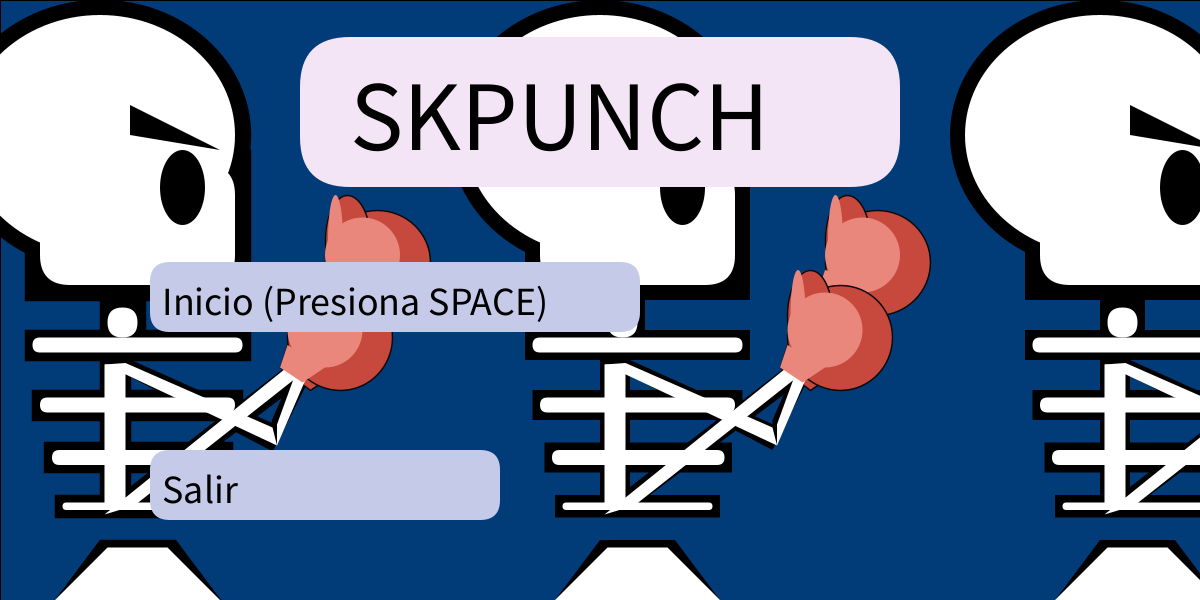
Frame 1 (no input)
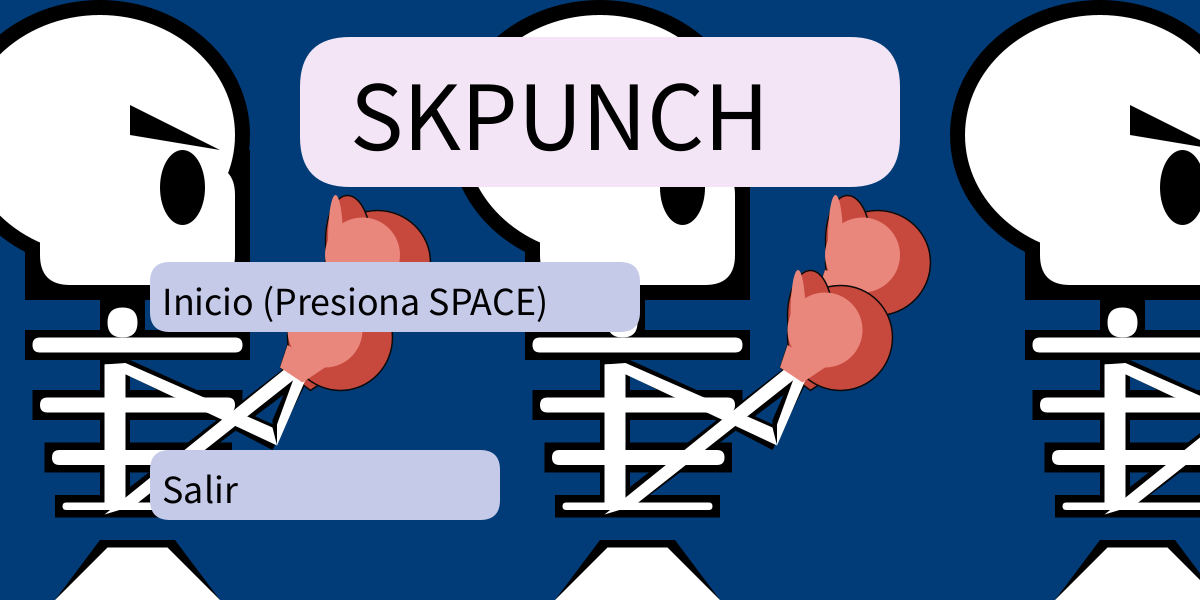
Frame 60 (the mouse pressed at the canvas centre just before this capture)
Frame 120 (the mouse held since frame 60 and released just before this capture): identical to frame 60, image omitted

The Processing sketch that drew these frames (run headless with seeded random() and noise(); from frame 60 on, the mouse is pressed at the canvas centre):

// Processing sketch: videojuego
// ── videojuego.pde
int Muerte = 0;
int Salir = 0;
int Turno = 0;
float Personaje = 0;
float Personaje1 = 0;
float Personaje2 = 0;
float RPersonaje=187, GPersonaje=222,BPersonaje=251;
float RPersonajeD, GPersonajeD, BPersonajeD;
float Vida=400;
float Vida2=400;
float Ganador;
float especial = random(30, 50);


//inicio...........................................................
Larry uno;
Larry dos;
Larry tres;
PantallaInicio inicio;
Titulo tituloInicio;
MenuEntrar Iniciar;
MenuSalir salir;
Instrucciones menu;

//eleccion............................................................
PantallaEleccion eleccion;
SeleccionPersonaje Chu;
TituloChu Elige;
TituloNombre larry;
TituloNombre Tom;
TituloNombre Lizy;
TituloNombre Eva;
TituloNombre Jack;


//pelea ....................................................
PantallaPelea pelea;
BarraDeVida Barrauno;
BarraDeVidaDos Barrados;
LogoVS logo;
TurnoJugador Turno1;
TurnoJugador Turno2;
Larry Jugador1;
Larry Jugador2;
AtaqueNormal Ataque;





//final................................................
PantallaFinal F;
Ganador tu;





void setup(){
  size(1200,600);
  
  //pantalla inicio----------------------
  inicio = new PantallaInicio();
  uno = new Larry(1.5, -50, 0,0);
  dos = new Larry(1.5, 450, 0,0);
  tres = new Larry(1.5,950, 0,0);
  tituloInicio = new Titulo();
  Iniciar = new MenuEntrar();
  salir = new MenuSalir();
  menu = new Instrucciones();
  
  //pantalla eleccion-----------------------
  eleccion = new PantallaEleccion();
  Chu = new SeleccionPersonaje();
  Elige = new TituloChu();
  larry = new TituloNombre("Larry",width/16,height/2, 0, 150, 136);
  Tom = new TituloNombre("Tom",(width*3)/8, height/2, 179, 136, 255);
  Lizy = new TituloNombre("Lizy",(width*11)/16, height/2, 248, 187, 208);
  Eva = new TituloNombre("Eva", width/8, (height*7)/8,139, 195, 74);
  Jack = new TituloNombre("Jack", (width*5)/8, (height*7)/8,253, 216, 53);
  
  
  //Pantalla pelea--------------
  pelea = new PantallaPelea();
  Barrauno = new BarraDeVida();
  Barrados = new BarraDeVidaDos();
  logo = new LogoVS();
  Turno1 = new TurnoJugador(0,0,0);
  Turno2 = new TurnoJugador(width/2,0,1);
  Jugador1 = new Larry(1,width/10,height/4,0);
  Jugador2 = new Larry(1,(width*6)/10,height/4,PI);
  Barrauno= new BarraDeVida ();
  Barrados = new BarraDeVidaDos();
  Ataque = new AtaqueNormal ();
  //Pantalla Final------------
  F = new PantallaFinal();
  tu = new Ganador();
  


}


void draw (){
  
  switch(Muerte){
  case (0):
  {
    //Inicio
  inicio.display();
  uno.display();
  dos.display();
  tres.display();
  tituloInicio.display();
  Iniciar.display();
  Iniciar.mover();
  salir.display();
  salir.mover();
  salir.keyPressed();
  
  }
  break;
  case(1):
  inicio.display();
  menu.display ();
  menu.mover();
    break;
  case(2):
  {
  //seleccion personaje
  eleccion.display();
  Elige.display();
  Chu.keyPressed();
  Chu.display();
  larry.display();
  Tom.display();
  Lizy.display();
  Eva.display();
  Jack.display();
  }
  break;
  case(3):
  {
  //Modo Pelea
  pelea.display();
  Turno1.display();
  Turno2.display();
  logo.display();
   Ataque.display();
  Ataque.mover();
  Jugador1.display();
  Jugador2.display();
  Barrauno.display();
  Barrauno.keyPressed();
  Barrados.display();
  Barrados.keyPressed();
  Turno1.turnos();
  } 
  break;
  
  
  case(4):
  {
  F.display();
  tu.display();
  tu.mover();
  tu.salir();
  }
break;
  }
}

// ── Final.pde
class Ganador{
float tama;
float x, y, x2, y2;
float r,g,b;
float dx;
float a=0;

Ganador(){
 tama = 400;
 x = width/2+50;
 y = height/2;
 x2 =width/2+50;
 y2= height/4;
 r =205;
 g =164;
 b =52;
}
larryF lar;
TomF to;
LizyF liz;
EvaF ev;
JackF jajack;


void display(){ 
 lar = new larryF(1.5,-10,-20,0);
 to = new TomF(1.5,-30,-20,0);
 liz = new LizyF(1.5,-30,-20,0);
 ev = new EvaF(1.5,-30,-20,0);
 jajack = new JackF(1.5,-30,-20,0);
  fill(r,g,b);
  ellipseMode(CORNER);
 ellipse(-300,-100,tama*2, tama*2); 
  fill(0,0,0);
  textSize(80);
 text("Eres el Ganador",(width*2)/4,555);
 fill(r,g,b);
 textSize(80);
 text("Eres el Ganador",(width*2)/4,550);

 if(Ganador == 1){
   fill(0,0,0);
   textSize(100);
  text("Larry",(width*2)/4,height/6-5);
   fill(r,g,b);
   textSize(100);
  text("Larry",(width*2)/4,height/6); 
   lar.display();
 }
  if(Ganador == 2){
   fill(0,0,0);
   textSize(100);
  text("Tom",(width*2)/4,height/6-5); 
  fill(r, g, b);
   textSize(100);
  text("Tom",(width*2)/4,height/6); 
   to.display();
 }
 if(Ganador == 3){
   fill(0,0,0);
   textSize(100);
  text("Lizy",(width*2)/4,height/6-5); 
   fill(r,g,b);
   textSize(100);
  text("Lizy",(width*2)/4,height/6); 
   liz.display();
 }
  if(Ganador == 4){
    fill(0,0,0);
    textSize(100);
    text("Eva",(width*2)/4,height/6-5); 
    fill(r,g,b);
   textSize(100);
  text("Eva",(width*2)/4,height/6); 
   ev.display();
 }
  if(Ganador == 5){
    fill(0,0,0);
    textSize(100);
    text("Jack",(width*2)/4,height/6-5); 
    fill(r,g,b);
   textSize(100);
  text("Jack",(width*2)/4,height/6); 
   jajack.display();
 }
  fill(r , g, b);
  rect(x, y, tama*7, tama, 20, 20, 20, 20);
  fill(0);
  textSize(40);
  text("Inicio (Presiona o)", x+(tama/6),y+((tama*3)/4));
  
  
  fill(r , g, b);
  rect(x2, y2, tama*5, tama, 20, 20, 20, 20);
  fill(0);
  textSize(40);
  text("Salir", x2+(tama/6),y2+((tama*3)/4));
}
 
 void mover(){
  if((mouseX>=x)&&(mouseX<=x+(tama*5))&&(mouseY>=y)&&(mouseY<=y+(tama)))
  {
  tama = 75;   
  }
  else{
  tama = 70; 
  }
     if (key == 'o'){
       Muerte = 1;
       Salir = 0;
       Turno = 0;
       Personaje = 0;
       Personaje1 = 0;
       Personaje2 = 0;
       Vida=400;
       Vida2=400;
       RPersonaje=187;
       GPersonaje=222;
       BPersonaje=251;
     }
 }
 
 
 
void salir(){
 if((mouseX>=x2)&&(mouseX<=x2+(tama*5))&&(mouseY>=y2)&&(mouseY<=y2+(tama)))
  {
  if (mousePressed){
   exit(); 
    }
   }
  }
}

// ── Instrucciones.pde
class Instrucciones{
float tamano;
float x,y;
float r,g,b;

Instrucciones(){
tamano = 200;
x = 0;
y = height/4;
r=255;
g=241;
b=118;  
}
 
  
  void display(){
    fill(r,g,b);
   rect (x,y,tamano*6,tamano*2);
   fill(0);
   textSize(40);
   text("    La modalidad del juego se basa en una partida por turnos",0,200);
   text("              El Jugador 1 atacará con la tecla A",0,270);
   text("              El jugador 2 atacará con la tecla L",0,320);
   text("    La cantidad de daño de los ataques es totalmente aleatoria",0,390);
   
   textSize(20);
   text("                                                                                        Presiona X para continuar",0,500);
    
    
  }
  
  
 void mover(){
   if (key == 'x'){
    Muerte+=1; 
   }
 }
  
  
  
  
  
  
}

// ── OPantallaPelea.pde
class BarraDeVida{
  float tamano,tamanodos;
  float x, y;
  float r, g, b;
  boolean Dano;
  
 
  BarraDeVida (){
  tamano = width/3;
  x = width/16;
  y = 20;
  r = 237;
  g = 231;
  b = 246;
  }
  
  void display(){ 
    fill(r, g, b);
  rect(x, y, tamano, tamano/8);
  fill(255, 143, 0);
  rect(x, y, Vida, tamano/8);
  }
 
 void keyPressed(){
   if(Turno==1){
 if(key == 'l'){
   Vida -= random(10,50);
  }
   if(Vida<=0){
     Muerte = 4;
     Ganador = Personaje2;
   }
   }
 }  
}


class BarraDeVidaDos{
 float tamano;
 float x, y;
 float r,g,b;
 //float Vida;
 
 BarraDeVidaDos(){
  tamano = width/3;
  x = (width/2)+150;
  y = 20; 
  r = 237;
  g = 231;
  b = 246;
 // Vida = 1;
  }
  
  void display(){ 
   fill(r,g,b);
  rect(x, y, tamano, tamano/8);
    fill(255, 143, 0);
  rect(x, y, Vida2, tamano/8);

  }
  
  
 void keyPressed(){
   if(Turno==0){
  if(key == 'a'){
    Vida2 -= random(10,50);
   if(Vida2<=0){
     Muerte = 4;
     Ganador = Personaje1;
   }
 }
 }
 }
 
}
 
 
class LogoVS{
  float tamano;
  float x, y;
  
 LogoVS(){
  tamano = 200;
  x = (width/2)-(tamano/2);
  y = 5; 
 }
 
 void display(){
   fill(183, 28, 28);
   ellipseMode(CORNER);
   ellipse(x,y,tamano, tamano);  
   fill(205,164,52);
   textSize(200);
   text("VS",480,180);
   
   
   fill(0,0,0);
   textSize(70);
   text("P",50,185);
   text("r",50,235);
   text("e",50,285);
   text("c",50,335);
   text("i",50,385);
   text("o",50,435);
   text("n",50,485);
   text("a",50,535);
   textSize(100);
   text("A", 120,155);
   
   fill(205,164,52);
   textSize(70);
   text("P",50,180);
   text("r",50,230);
   text("e",50,280);
   text("c",50,330);
   text("i",50,380);
   text("o",50,430);
   text("n",50,480);
   text("a",50,530);
   textSize(100);
   text("A", 120,150);
   
   fill(0,0,0);
   textSize(70);
   text("P",1100,185);
   text("r",1100,235);
   text("e",1100,285);
   text("c",1100,335);
   text("i",1100,385);
   text("o",1100,435);
   text("n",1100,485);
   text("a",1100,535);
   textSize(100);
   text("L", 1000,155);
   
   fill(205,164,52);
   textSize(70);
   text("P",1100,180);
   text("r",1100,230);
   text("e",1100,280);
   text("c",1100,330);
   text("i",1100,380);
   text("o",1100,430);
   text("n",1100,480);
   text("a",1100,530);
   textSize(100);
   text("L", 1000,150);
 } 
}




class TurnoJugador{
 float tamano;
 float x, y;
 float r,g,b;
 float t;
 float dano;
 
 TurnoJugador(float x_,float y_, float t_){
   x = x_;
   y = y_;
   tamano = width/2;
   r = 0;
   g = 0;
   t = t_;
   b = 0;
   dano = 10;
 }
 
 
 void display(){
 fill(r,g,b);
 rect(x, y, tamano, height);  
 if(Turno==t){
   r = 198;
   g = 40;
   b = 40;
 }
 else{
   r = 255;
   g = 138;
   b = 128; 
 }
 }
 
 void turnos(){
   
  if (Turno==0){
  if (key=='a'){
    Turno=1;
  }
    }

  if (Turno==1){
    if(key=='l'){
      Turno=0;
  }
   
  println(Turno);  
  
 }

}
}

class AtaqueNormal{
  float tamano;
  float x;
  float y;
  float dx;
  float tamanop;
  float disx;
  float x2, y2;
  AtaqueNormal(){
   tamano = 50;
     x = width/20;
     y = height/7;
    dx = 4;
    tamanop = 70;
    disx = (width)/8;
    x2 = width;
    y2 = (height*9)/8;
  }
  
  void display(){
       if(Turno==0){
fill(RPersonaje,GPersonaje,BPersonaje);
   pushMatrix();
   translate(x,y);
   rect(disx,(height/2)-(tamanop/2),tamanop*2,tamanop);
   rect(disx+(tamanop*2),(height/2)-((tamanop*3)/2),tamanop*2.5,tamanop*3,20);
   rect(disx+(tamanop*2)+((tamanop*2.5)/2),(height/2)-((tamanop*3)/2),tamanop+(tamanop/2),(tamanop*3)/4,20);
   rect(disx+(tamanop*2)+((tamanop*2.5)/2),(height/2)-((tamanop*3)/2)+((tamanop*3)/4),tamanop+(tamanop/2),(tamanop*3)/4,20);
   rect(disx+(tamanop*2)+((tamanop*2.5)/2),(height/2)-((tamanop*3)/2)+(((tamanop*3)/4)*2),tamanop+(tamanop/2),(tamanop*3)/4,20);
   rect(disx+(tamanop*2)+((tamanop*2.5)/2),(height/2)-((tamanop*3)/2)+(((tamanop*3)/4)*3),tamanop+(tamanop/2),(tamanop*3)/4,20);
   rect(disx+(tamanop*2)+20,(height/2)-((tamanop*3)/2),tamanop+(tamanop/2),tamanop,0,0,0,20);
   rect(disx+(tamanop*2)+20+tamanop,(height/2)-((tamanop*3)/2),tamanop,tamanop+(tamanop/2),0,0,20,20);
   popMatrix();
   }
   else{
fill(RPersonajeD,GPersonajeD,BPersonaje);
   pushMatrix();
   translate(x2,y2);
   rotate(PI);
   rect(disx,(height/2)-(tamanop/2),tamanop*2,tamanop);
   rect(disx+(tamanop*2),(height/2)-((tamanop*3)/2),tamanop*2.5,tamanop*3,20);
   rect(disx+(tamanop*2)+((tamanop*2.5)/2),(height/2)-((tamanop*3)/2),tamanop+(tamanop/2),(tamanop*3)/4,20);
   rect(disx+(tamanop*2)+((tamanop*2.5)/2),(height/2)-((tamanop*3)/2)+((tamanop*3)/4),tamanop+(tamanop/2),(tamanop*3)/4,20);
   rect(disx+(tamanop*2)+((tamanop*2.5)/2),(height/2)-((tamanop*3)/2)+(((tamanop*3)/4)*2),tamanop+(tamanop/2),(tamanop*3)/4,20);
   rect(disx+(tamanop*2)+((tamanop*2.5)/2),(height/2)-((tamanop*3)/2)+(((tamanop*3)/4)*3),tamanop+(tamanop/2),(tamanop*3)/4,20);
   rect(disx+(tamanop*2)+20,(height/2)-((tamanop*3)/2),tamanop+(tamanop/2),tamanop,0,0,0,20);
   rect(disx+(tamanop*2)+20+tamanop,(height/2)-((tamanop*3)/2),tamanop,tamanop+(tamanop/2),0,0,20,20);
   popMatrix();
   }
  }
  

  void mover (){
      if (Turno==0)
      {
        if(key == 'a'){
       for(int i=0; i>=10; i++){
       x += dx;
       }
        }
      }
     if(Turno==1)
     {
          if(key == 'l'){
       for(int i=0; i>=10; i++){
       x2 -= dx;
       }
     
        } 
      }
    }
  
  
}

// ── OPantallaSelec.pde
class SeleccionPersonaje{
  float r1,r2, r3, r4, r5, g1,g2,g3,g4,g5, b1,b2,b3,b4,b5;
  float a,b,c,d,e,f,g,h,i,j;
  
  SeleccionPersonaje(){
   r1 = 0;
   g1 = 150;
   b1 = 136;
   r2 = 179;
   g2 = 136;
   b2 = 255;
   r3 = 248;
   g3 = 187;
   b3= 208;
   r4 = 139;
   g4 = 195;
   b4 = 74;
   r5 = 253;
   g5 = 216;
   b5 = 53;
  }
  
  
Larry uno;
Larry dos;
Larry tres;
Larry cuatro;
Larry cinco;
void display(){
  fill(r1, g1, b1);
  rect(width/16, (height*3)/16,(width*2)/8, (height*5)/16, 20,20,20,20);
  fill(r2, g2, b2);
  rect((width*3)/8, (height*3)/16,(width*2)/8, (height*5)/16, 20,20,20,20);
  fill(r3,g3, b3);
  rect((width*11)/16,(height*3)/16,(width*2)/8, (height*5)/16, 20,20,20,20);
  fill(r4, g4, b4);
  rect(width/8, (height*9)/16,(width*2)/8, (height*5)/16, 20,20,20,20);
  fill(r5, g5, b5);
  rect((width*5)/8,(height*9)/16,(width*2)/8, (height*5)/16, 20,20,20,20);
  fill(255);
  textSize(18);
  text("                                                                                 El personaje del jugador 1",0,350);
  text("                                                                                 se seleccionara con los números",0,370);
  text("                                                                                 El personaje del jugador 2",0,390);
  text("                                                                                 se seleccionara con las letras",0,410);
    text("                                                                                 Presiona ENTER para continuar",0,550);
  
 uno = new Larry(0.3, width/8, ((height*3)/16),0);
 dos = new Larry(0.3, (width*4)/8, ((height*3)/16),0);
 tres = new Larry(0.3, ((width*13)/16), ((height*3)/16),0);
 cuatro = new Larry(0.3,((width*1.5)/8), ((height*9)/16),0);
 cinco = new Larry(0.3, ((width*6)/8), ((height*9)/16),0);
 uno.display();
 dos.display();
 tres.display();
 cuatro.display();
 cinco.display();
 fill(0,120,136);
 ellipse(width/16, ((height*3)/16), 80,80);
 fill(0);
 textSize(30);
 text("1|q",width/16+8, ((height*3)/16)+50);
 fill(139,136,255);
 ellipse((width*3)/8, ((height*3)/16), 80,80);
 fill(0);
 textSize(30);
 text("2|w",(width*3)/8 +8, ((height*3)/16)+50);
  fill(208,187,208);
 ellipse((width*11)/16, ((height*3)/16), 80,80);
 fill(0);
 textSize(30);
 text("3|e",((width*11)/16)+8, ((height*3)/16)+50);
  fill(139,195,24);
 ellipse((width/8), ((height*9)/16), 80,80);
 fill(0);
 textSize(30);
 text("4|r",(width/8)+8, ((height*9)/16)+50);
  fill(253,216,53);
 ellipse((width*5)/8,(height*9)/16, 80,80);
 fill(0);
 textSize(30);
 text("5|t",(width*5)/8+8, ((height*9)/16)+50);
}

void keyPressed(){
  if(keyPressed){
  if(key == '1'){
    fill(r1, g1, b1);
    rect(width/16, (height*3)/16,(width*2)/8, (height*5)/16);
    RPersonaje = r1;
    BPersonaje = b1;
    GPersonaje = g1;
    g1-= 10;
    Personaje1 = 1;
    }
    
    
    if(key == 'q'){
    RPersonajeD = r1;
    BPersonajeD = b1;
    GPersonajeD = g1;
    g1-= 10;
    Personaje2 = 1;
    }
    
    
  if(key == '2'){
  fill(179, 136, 255);
  rect((width*3)/8, (height*3)/16,(width*2)/8, (height*5)/16);
    RPersonaje = r2;
    BPersonaje = b2;
    GPersonaje = g2;
    g2-= 10;
    Personaje1 = 2;
    }
    
    if(key == 'w'){
    RPersonajeD = r2;
    BPersonajeD = b2;
    GPersonajeD = g2;
    g2-= 10;
    Personaje2 = 2;
    }

if(key == '3'){
  fill(248, 187, 208);
  rect((width*11)/16,(height*3)/16,(width*2)/8, (height*5)/16);
    RPersonaje = r3;
    BPersonaje = b3;
    GPersonaje = g3;
    g3-= 10;
    Personaje1 = 3;
}
    
    if(key == 'e'){
    RPersonajeD = r3;
    BPersonajeD = b3;
    GPersonajeD = g3;
    g3-= 10;
    Personaje2 = 3;
    }
    
    
if(key == '4'){
fill(139, 195, 74);
  rect(width/8, (height*9)/16,(width*2)/8, (height*5)/16);
    RPersonaje = r4;
    BPersonaje = b4;
    GPersonaje = g4;
    g4-= 10;
    Personaje1 = 4;
}
    
    if(key == 'r'){
    RPersonajeD = r4;
    BPersonajeD = b4;
    GPersonajeD = g4;
    g4-= 10;
    Personaje2 = 4;
    }
    
if(key == '5'){
fill(253, 216, 53);
  rect((width*5)/8,(height*9)/16,(width*2)/8, (height*5)/16);
    RPersonaje = r5;
    BPersonaje = b5;
    GPersonaje = g5;
    g5-= 10;
    Personaje1 = 5;
}
    
    if(key == 't'){
    RPersonajeD = r5;
    BPersonajeD = b5;
    GPersonajeD = g5;
    g5-= 10;
    Personaje2 = 5;
    } 
      //if (((key == 'q')||(key == 'w')||(key == 'e')||(key == 'r')||(key == 't'))&&((key == '1')||(key == '2')||(key == '3')||(key == '4')||(key == '5'))){
        if (key == ENTER){
        Muerte += 1;
}
  println(Personaje);
}
}
}

// ── OPantallainicio.pde
class MenuEntrar{
float tamano;
float x,y;
float r,g,b;
String Start;
float a;


MenuEntrar(){
 tamano = 70;
 x = width/8;
 y = (height*7)/16;
 r = 197;
 g = 202;
 b = 233;
 }
 
 void display(){
  fill(r , g, b);
  rect(x, y, tamano*7, tamano, 20, 20, 20, 20);
  fill(0);
  textSize(40);
  text("Inicio (Presiona SPACE)", x+(tamano/6),y+((tamano*3)/4));
 }
 
 void mover(){
   if (key == ' '){
   a = 1;
     tamano = 75;   
       }
 if( a==1){
       Muerte += 1; 
     }
}


}


class MenuSalir{
float tamano;
float x,y;
float r,g,b;
String Start;


MenuSalir(){
 tamano = 70;
 x = width/8;
 y = (height*12)/16;
 r = 197;
 g = 202;
 b = 233;
 }
 
 void display(){
  fill(r , g, b);
  rect(x, y, tamano*5, tamano, 20, 20, 20, 20);
  fill(0);
  textSize(40);
  text("Salir", x+(tamano/6),y+((tamano*3)/4));
 }
 
 void mover(){
  if((mouseX>=x)&&(mouseX<=x+(tamano*5))&&(mouseY>=y)&&(mouseY<=y+(tamano)))
  {
  tamano = 75;   
  }
  else{
  tamano = 70; 
  } 
 }
 
void keyPressed(){
 if((mouseX>=x)&&(mouseX<=x+(tamano*5))&&(mouseY>=y)&&(mouseY<=y+(tamano)))
  {
  if (mousePressed){
   exit(); 
    }
   }
  }
  
  
}

// ── Pantallas.pde
class PantallaInicio{
float tamano, x, y;
float r, g, b;

PantallaInicio(){
tamano = 600;
x = 0;
y = 0;
r = 1;
g = 60;
b = 120;
}

void display(){
  fill(r,g,b);
rect(x, y, tamano*2, tamano);
}


}


class PantallaEleccion{
float tamano;
float x, y;
float r, g, b;

PantallaEleccion(){
  tamano = 600;
  x = 0;
  y = 0;
  r = 0;
  g = 0; 
  b = 0;
}

void display (){
  fill(r, g, b);
 rect(x, y, tamano*2, tamano);
 
}  
}


class PantallaPelea{
 float tamano;
 float x, y;
 float r, g, b;
 
 
PantallaPelea(){
tamano = 600;
x = 0;
y = 0;
r = 255;
g = 205;
b = 210;
}
  
void display(){
fill( r, g, b);
rect(x, y, tamano*2, tamano);
}

}



class PantallaFinal{
float tamano;
float x, y;
float r, g, b;

PantallaFinal(){
 tamano = 600;
 x = 0;
 y = 0;
 r = 183;
 g = 28;
 b = 28;
}

void display(){
 noStroke();
 fill(r, g, b);
 rect(x, y, tamano*2, tamano);
 fill(250,242,123);
 rect((tamano*2)/8,0,(tamano*2/8),tamano);
 fill(250,223,125);
 rect(((tamano*2)*(2))/8,0,(tamano*2/8),tamano);
 fill(250,191,125);
 rect(((tamano*2)*(3))/8,0,(tamano*2/8),tamano);
 fill(250,163,125);
 rect(((tamano*2)*(4))/8,0,(tamano*2/8),tamano);
  fill(250,132,125);
  rect(((tamano*2)*(5))/8,0,(tamano*2/8),tamano);
   fill(250,125,168);
  rect(((tamano*2)*(6))/8,0,(tamano*2/8),tamano);
   fill(121,75,133);
  rect(((tamano*2)*(7))/8,0,(tamano*2/8),tamano);
}

}

// ── Personajes.pde
class Larry{
float x, y;
float tamano;
float r,g,b,d;
float a;

Larry(float tamano_, float x_, float y_, float a_){
tamano = tamano_;
x = x_;
y = y_;
a = a_;
}

void display(){
  pushMatrix();
  translate(x,y);
  scale(tamano);
  rotateY(a);
  
  
  ellipseMode(CORNER); 
  fill(r,g,b);
  ellipse(0, 0, 200,180);
  rect(50,100,150,100);
  rect(100,200,30,30);
  //pecho
  rect(50,220,150,20);
  rect(55,260,140,20);
  rect(63,295,125,20);
  rect(70,330,110,15);
  //     x1          x2         x3         x4
  quad(100,360,    150,360,   180,400   ,70,400);
  quad(70,400,    180,400,   150,440,   100,440);
  quad(105,400,   140,400,   210,500,   190,510);
  quad(190,510,   210,500,   115,610,   105,600);
  quad(105,610,   205,655,   180,675,   125,655);
  //brazo
  quad(100,240,    120,240,   120,340,   100,340);
  quad(100,340,    230,240,   240,250,   120,340);
  quad(100,240,    120,240,   220,285,   215,300);
  quad(215,280,    250,200,   260,210,   215,300);
  //puño
  fill(199,72,60);
  stroke(10);
  quad(245,195,250,180,280,200,265,215);
  ellipse(250,140,70,70);
  ellipse(250,130,30,60);
  
  fill(234,135,125);
  noStroke();
  quad(245,195,250,180,277,187,262,212);
  ellipse(250,145,50,50);
  ellipse(252,130,10,60);

  
  fill(199,72,60);
  stroke(10);
  quad(220,245,225,230,255,250,240,260);
  ellipse(225,190,70,70);
  ellipse(225,180,30,60);
  
  
  noStroke();
  //blanco
  fill(255,255,255); 
  ellipse(10, 10, 180,160);
  rect(60,110,130,80,20,20,20,20);
  rect(105,205,20,20,10,10,10,10);
  //pecho
  rect(55,225,140,10,10,10,10,10);
  rect(60,265,130,10,10,10,10,10);
  rect(68,300,115,10,10,10,10,10);
  rect(75,335,100,5,10,10,10,10);
  //     x1          x2         x3         x4
  quad(105,365,    145,365,   180,400   ,70,400);
  quad(70,400,    180,400,   145,435,   105,435);
  quad(110,405,   135,405,   205,495,   195,505);
  quad(192,512,   208,502,   113,608,   108,598);
  quad(108,613,   202,658,   177,672,   128,652);
  //brazo
  quad(103,243,    117,243,   117,337,   103,337);
  quad(103,343,    227,243,   237,247,   123,337);
  quad(103,243,    117,242,   215,285,   218,297);
  quad(218,283,    247,203,   257,207,   218,297);
  //puño

  fill(234,135,125);
  noStroke();
  quad(220,245,225,230,250,245,235,255);
  ellipse(225,195,50,50);
  ellipse(227,180,10,60);
  

  
  
  //black
  fill(0,0,0);
  ellipse(140,100,30,50);
  triangle(120,90,  120,70,  180,100);
  popMatrix();
}


//Personajes Pantalla Final

}

class larryF{
float x, y;
float tamano;
float r,g,b,d;
float a;

larryF(float tamano_, float x_, float y_, float a_){
tamano = tamano_;
x = x_;
y = y_;
a = a_;
}

void display(){
  pushMatrix();
  translate(x,y);
  scale(tamano);
  rotateY(a);
 
  
  
  ellipseMode(CORNER); 

  fill(58,151,238);
  noStroke();
  ellipse(100,150,250,250);
  fill(255,255,255);
  quad(130,280, 110,270, 130,210, 160,210);
  
  fill(41,155,132);
  triangle(200,270, 400,270,300,400);
  
  //gorra
  fill(238,104,46);
  ellipse(190,60,210,170);
  fill(238,195,46);
  ellipse(220,90,50,50);
  
  //cra
  fill(249,212,138);
  noStroke();
  ellipse(275,250,50,30);
  rect(275,240,50,30);
  stroke(0.2);
  ellipse(190,160,25,50);
  ellipse(385,160,25,50);
  ellipse(200,100,200,150);
  
  //cabello
  fill(238,195,46);
  noStroke();
  triangle(205,150,220,130,220,200);
  triangle(350,100,400,120,400,175);
  quad(250,110,290,100,320,170, 280,140);
  quad(290,100,360,90,375,180, 330,140);
  
  //ojo
  fill(255,255,255);
  ellipse(330,165,40,30);
  ellipse(270,185,60,50);
  
  //boca2
  fill(249,212,138);
  rect(250,170,80,40);
  
  //ojo
  fill(0,0,0);
  rect(230,175,40,10);
  fill(40,173,163);
  ellipse(340,170,20,20);
  
   fill(238,104,46);
   quad(200,130, 280,95,  280,102,  200,140);
   
   fill(227,213,44);
   triangle(450,175, 470,175,460,160);
   triangle(450,175,470,175,460,200);
   triangle(400,200,440,200,420,180);
   triangle(400,200,440,200,420,240);
    

  popMatrix();
}

}

//Tom------------------------------------------------------------
class TomF{
float x, y;
float tamano;
float r,g,b,d;
float a;

TomF(float tamano_, float x_, float y_, float a_){
tamano = tamano_;
x = x_;
y = y_;
a = a_;
}

void display(){
  pushMatrix();
  translate(x,y);
  scale(tamano);
  rotateY(a);
 
  
  
  ellipseMode(CORNER); 
  
     //items
   fill(176,117,14);
   triangle(150,300,250,280,230,400);
   fill(245,179,207);
   ellipse(140,220,110,100);
   fill(139,230,226);
   ellipse(140,190,110,100);
   fill(199,182,157);
   ellipse(130,160,110,100);
   fill(211,87,63);
   ellipse(150,140,40,40);
   fill(159,212,61);
   triangle(160,147,170,120,190,115);

  //playera
  fill(108,93,116);
  triangle(200,270, 400,270,300,400);

  //cra
  fill(244,229,245);
  noStroke();
  ellipse(275,250,50,30);
  rect(275,240,50,30);
  stroke(0.2);
  ellipse(190,160,25,50);
  ellipse(385,160,25,50);
  ellipse(200,100,200,150);
  
  //cabello
  fill(66,47,18);
  noStroke();
  triangle(200,155,220,130,200,200);
  triangle(220,130,250,80,400,175);
  quad(250,110,310,80,320,170, 280,140);
  quad(290,100,360,90,375,180, 330,140);
  quad(370,170,380,180,410,120,360,115);
  triangle(390,200,360,170,415,140);
  triangle(200,160,190,120,250,135);
  

  
  //boca
  fill(255,255,255);
  ellipse(270,185,60,30);
  
  //boca2
  fill(244,229,245);
  rect(250,170,80,40);
  
    //lentes
  fill(238,140,58);
  rect(220,160,60,45);
  rect(320,160,60,45);
  rect(280,180,60,5);
  rect(380,180,20,5);
  rect(200,180,20,5);
  
  fill(244,229,245);
  rect(225,165,50,35);
  rect(325,166,50,35);
  
  //ojo Derecho
  fill(255,255,255);
  ellipse(330,165,40,30);
  fill(158,126,5);
  ellipse(340,170,20,20);
  
  //ojo Izquierdo
  fill(255,255,255);
  ellipse(230,165,40,30);
  fill(158,126,5);
  ellipse(240,170,20,20);
  

  
   //brillo
   fill(227,213,44);
   triangle(450,175, 470,175,460,160);
   triangle(450,175,470,175,460,200);
   triangle(400,200,440,200,420,180);
   triangle(400,200,440,200,420,240);
   


  popMatrix();
}

}

//Eva--------------------------------------------
class EvaF{
float x, y;
float tamano;
float r,g,b,d;
float a;

EvaF(float tamano_, float x_, float y_, float a_){
tamano = tamano_;
x = x_;
y = y_;
a = a_;
}

void display(){
  pushMatrix();
  translate(x,y);
  scale(tamano);
  rotateY(a);
 
  
  
  ellipseMode(CORNER); 
  
   //items
   noStroke();
   fill(255,255,255);
   rect(140,210,120,100,0,0,50,50);
   rect(120,230,20,10);
   rect(120,230,10,40);
   rect(120,260,20,10);
   fill(79,55,12);
   ellipse(140,190,120,40);




  //playera
  fill(120,160,21);
  triangle(200,270, 400,270,300,400);

  //cra
  fill(216,171,106);
  noStroke();
  ellipse(275,250,50,30);
  rect(275,240,50,30);
  stroke(0.2);
  ellipse(190,160,25,50);
  ellipse(385,160,25,50);
  ellipse(200,100,200,150);
  


  
  //boca
  noStroke();
  fill(0,0,10);
  rect(270,210,60,5);
  
  fill(255,255,255);
  triangle(270,215,280,215,270,230);
  
  //boca2
  //fill(244,229,245);
  //rect(250,170,80,40);
  

  
  //ojo Derecho
  fill(255,255,255);
  ellipse(330,165,40,35);
  fill(207,121,100);
  ellipse(340,170,20,20);
  
  //ojo Izquierdo
  fill(255,255,255);
  ellipse(230,165,40,35);
  fill(207,121,100);
  ellipse(240,170,20,20);
  
  //borde
  fill(216,171,106);
  rect(220,160,170,15);
  
  //cabello
  fill(238,31,85);
  noStroke();

  triangle(260,105,320,130,300,100);
  triangle(269,105,290,40,300,100);
  triangle(300,100,340,100,340,160);
  triangle(290,100,320,55,330,100);
  triangle(320,100,340,120,340,95);
  quad(310,110,390,190,370,120,320,80);
  
   //brillo
   fill(227,213,44);
   triangle(150,100, 170,100,160,75);
   triangle(150,100,170,100,160,125);
   triangle(100,125,140,125,120,105);
   triangle(100,125,140,125,120,165);
   
  //accesorios
   fill(171,230,199);
   quad(400,195,410,245,400,265,390,245);
  popMatrix();
}

}

//jack-------------------------------------------------------------
class JackF{
float x, y;
float tamano;
float r,g,b,d;
float a;

JackF(float tamano_, float x_, float y_, float a_){
tamano = tamano_;
x = x_;
y = y_;
a = a_;
}

void display(){
  pushMatrix();
  translate(x,y);
  scale(tamano);
  rotateY(a);
 
  
  
  ellipseMode(CORNER); 
  
   //items
   noStroke();
     fill(57,94,111);
  triangle(200,250,190,320,280,270);
  triangle(160,220,130,240,120,165);
  
   fill(83,120,136);
  quad(115,175,170,270,250,200,170,130);
  ellipse(110,125,80,70);
  triangle(170,270,250,200,225,270);

  
  fill(255,255,255);
  triangle(110,150,140,170,125,130);
  ellipse(150,140,10,10);



  //playera
  fill(225,198,46);
  triangle(200,270, 400,270,300,400);

  //cra
  fill(248,230,180);
  noStroke();
  ellipse(275,250,50,30);
  rect(275,240,50,30);
  stroke(0.2);
  ellipse(190,160,25,50);
  ellipse(385,160,25,50);
  ellipse(200,100,200,150);
  


  
  //boca
  noStroke();
  fill(0,0,28);
  ellipse(270,210,60,10);
  //bordeboca
  fill(248,230,180);
  ellipse(273,207,55,10);
  
  


  
  //ojo Derecho
  fill(255,255,255);
  ellipse(330,165,40,35);
  fill(46,106,132);
  ellipse(340,170,20,20);
  
  //ojo Izquierdo
  fill(255,255,255);
  ellipse(230,165,40,35);
  fill(46,106,132);
  ellipse(240,170,20,20);
  
  //borde
  fill(248,230,180);
  rect(220,185,170,15);
  
    //chapas
  fill(248,180,194);
  rect(220,195,25,15,5,5,5,5);
  rect(360,195,25,15,5,5,5,5);
  
  
  //cabello
  fill(10,22,28);
  noStroke();

  triangle(185,150,210,175,215,150);
  triangle(200,160,220,125,250,125);
  triangle(230,135,200,100,270,120);
  triangle(190,160,210,200,210,150);
  quad(310,110,390,190,370,120,320,80);
  quad(250,120,230,120,220,90,280,120);
  quad(250,120,250,100,250,80,280,120);
  quad(300,125,260,115,250,60,340,100);
  quad(300,100,300,70,330,40,350,120);
  quad(340,120,330,40,360,90,360,150);
  quad(340,120,365,70,380,90,360,150);
  quad(370,160,400,190,385,100,365,110);
  quad(400,190,365,110,400,150,400,175);
  
  
   //brillo
   fill(227,213,44);
   triangle(450,100, 470,100,460,75);
   triangle(450,100,470,100,460,125);
   triangle(400,125,440,125,420,105);
   triangle(400,125,440,125,420,165);
   
  popMatrix();
}

}

//Lizy---------------------------------------------------------------------------------
class LizyF{
float x, y;
float tamano;
float r,g,b,d;
float a;

LizyF(float tamano_, float x_, float y_, float a_){
tamano = tamano_;
x = x_;
y = y_;
a = a_;
}

void display(){
  pushMatrix();
  translate(x,y);
  scale(tamano);
  rotateY(a);
 
  
  
  ellipseMode(CORNER); 
  
   //items
   noStroke();
   fill(255,255,255);
   quad(200,250,200,250,100,440,120,440);
   fill(224,202,78);
   ellipse(100,150,200,200);
   fill(209,177,31);
   triangle(150,250,200,200,135,175);
   triangle(150,250,200,300,130,320);
   triangle(200,300,250,250,260,320);
   triangle(200,250,240,340,160,340);
   triangle(200,250,110,290,110,220);
   triangle(200,250,160,160,250,160);
   fill(225,214,152);
   ellipse(150,200,100,100);



  //playera
  fill(241,139,196);
  triangle(200,270, 400,270,300,400);

  //cra
  fill(242,200,215);
  noStroke();
  ellipse(275,250,50,30);
  rect(275,240,50,30);
  stroke(0.2);
  ellipse(190,160,25,50);
  ellipse(385,160,25,50);
  ellipse(200,100,200,150);
  


  
  //boca
  noStroke();
  fill(0,0,28);
  rect(280,220,40,5);

  //ojo Derecho
  fill(255,255,255);
  ellipse(330,165,40,35);
  fill(117,115,105);
  ellipse(340,165,20,20);
  
  //ojo Izquierdo
  fill(255,255,255);
  ellipse(230,165,40,35);
  fill(117,115,105);
  ellipse(240,165,20,20);
  
  
    //chapas
  fill(248,180,194);
  rect(240,200,25,15,5,5,5,5);
  rect(340,200,25,15,5,5,5,5);
  
  
  //cabello
  fill(196,56,73);
  noStroke();


  quad(250,80,200,150,200,200,250,300);
  quad(350,80,400,150,400,200,350,300);
  quad(250,80,350,80,350,150,250,150);

  
  
   //brillo
   fill(227,213,44);
   triangle(450,100, 470,100,460,75);
   triangle(450,100,470,100,460,125);
   triangle(400,125,440,125,420,105);
   triangle(400,125,440,125,420,165);
  popMatrix();
}

}

// ── Titulos.pde
class Titulo{
float tamano;
float x, y;
float r, g, b;
float dx;

Titulo(){
 tamano = (200);
 x = width/2-tamano;
 y = height/16;
 r = 243;
 g = 229;
 b = 245;
 dx = 5;
}

void display (){
noStroke();
fill(r, g, b);
rect(300, y, tamano*3, 150,50,50,50,50);
fill(0);
textSize(100);
text("SKPUNCH",350,150);
}
}



class TituloChu{
float tamano;
float x, y;
float r, g, b;
float dx;
TituloChu(){
 tamano = (300);
 x = width/2-tamano;
 y = 10;
 r = 243;
 g = 229;
 b = 245;
 dx = 5;
}

void display (){
noStroke();
fill(253, 216, 53);
rect(x, y, tamano*2, height/8,20,20,20,20);
fill(255);
textSize(50);
text("Escoge a tu personaje", tamano+50,56);
}
}

class TituloNombre{
 float tamano;
 float x, y;
 float r, g,b;
 String tex;
 
 TituloNombre(String tex_, float x_, float y_, float r_, float g_, float b_){
 tamano = (width*2)/8;
 tex = tex_;
 x = x_;
 y = y_;
 r = r_;
 g = g_;
 b = b_;
 }
 
 void display(){
 fill(r, g, b);
 rect(x, y, tamano,30);
 fill(0);
 textSize(50);
 text(tex,x+80, y+30, tamano);
 }
  
}
